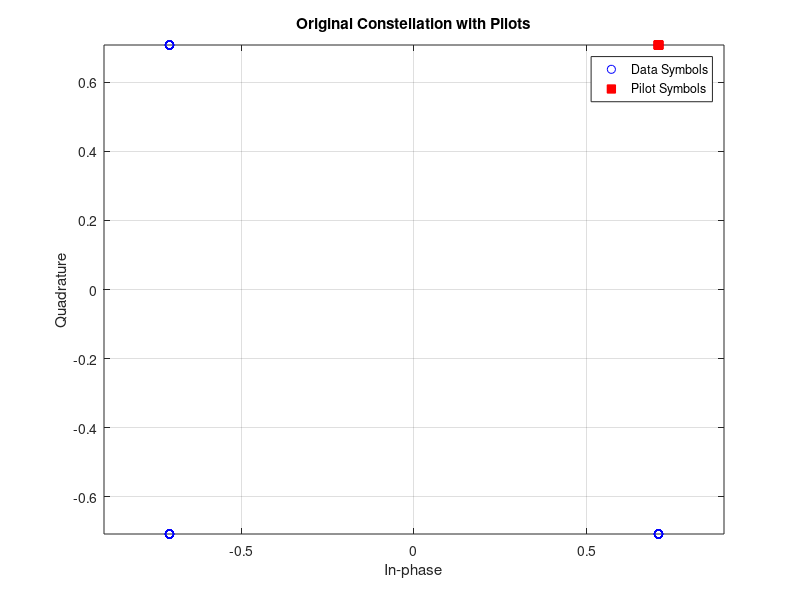
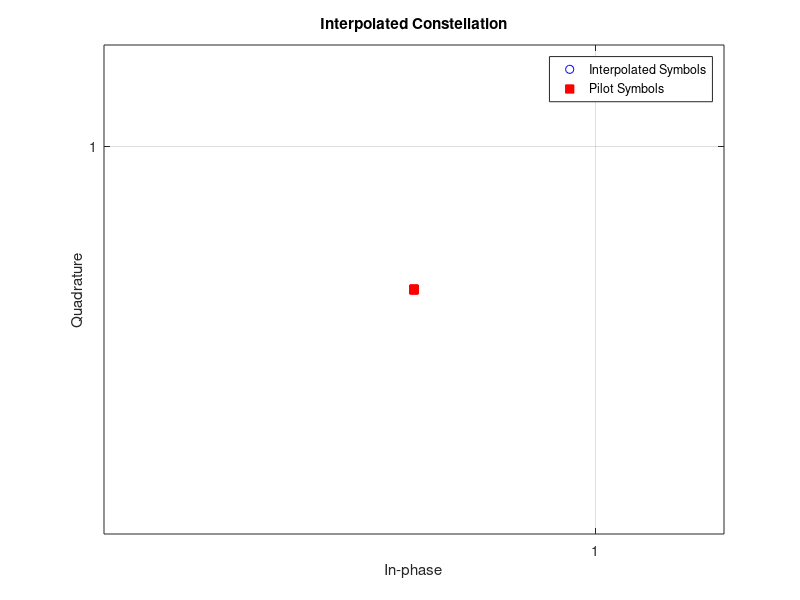

Reproduce these figures in MATLAB, in order.
% Define parameters
numSymbols = 100; % Number of symbols in the signal

% Generate random symbols
data = randi([0 3], numSymbols, 1); % Generate symbols for QPSK (0 to 3)

% QPSK modulation
modData = exp(1i * (pi/4 + data * pi/2));

% Insert pilot symbols
pilotInterval = 10; % Insert a pilot every 10 symbols
pilotSymbol = exp(1i * pi/4); % Define a specific pilot symbol, e.g., exp(i*pi/4) for QPSK
pilotIndices = 1:pilotInterval:length(modData);
modData(pilotIndices) = pilotSymbol;

% Interpolate using interp1 - fill in missing symbols between pilots
fullIndex = 1:length(modData);
pilotData = modData(pilotIndices);
interpSymbols = interp1(pilotIndices, pilotData, fullIndex, 'linear', 'extrap');

% Plot the original constellation
figure;
plot(real(modData), imag(modData), 'bo');
hold on;
plot(real(modData(pilotIndices)), imag(modData(pilotIndices)), 'rs', 'MarkerFaceColor', 'r');
legend('Data Symbols', 'Pilot Symbols');
title('Original Constellation with Pilots');
xlabel('In-phase');
ylabel('Quadrature');
axis equal;
grid on;

% Plot the interpolated constellation
figure;
plot(real(interpSymbols), imag(interpSymbols), 'bo');
hold on;
plot(real(interpSymbols(pilotIndices)), imag(interpSymbols(pilotIndices)), 'rs', 'MarkerFaceColor', 'r');
legend('Interpolated Symbols', 'Pilot Symbols');
title('Interpolated Constellation');
xlabel('In-phase');
ylabel('Quadrature');
axis equal;
grid on;
